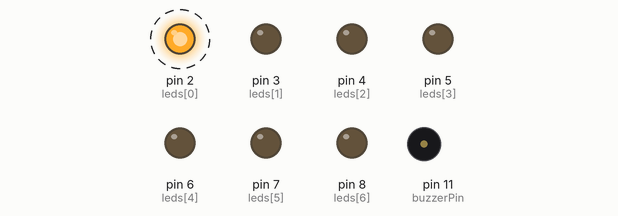
This sketch was run on a simulated Arduino Uno, built with avr-gcc and run on an emulated ATmega328P. On the bench: output pins drawn as LEDs (lit = HIGH), buzzer (waves = sounding, pin HIGH). Dashed ring = blinking.

Above: at 0.2 s.
Timing chart, 0 to 3.0 s (numbered marks = the images above):
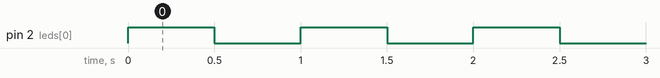

The sketch:

embedded_lab.ino
```cpp
// SkillNexis Week 1: select one lab mode (1-5) before uploading.
#define LAB_MODE 1
const byte buttonPin = 10, buzzerPin = 11;
const byte leds[] = {2,3,4,5,6,7,8};
const byte ledCount = sizeof(leds) / sizeof(leds[0]);

bool stableButton = HIGH, lastReading = HIGH;
unsigned long changedAt = 0;
const unsigned long debounceMs = 35;
bool ledState = false;

bool pressed() {
  bool reading = digitalRead(buttonPin);
  if (reading != lastReading) changedAt = millis();
  if (millis() - changedAt >= debounceMs && reading != stableButton) {
    stableButton = reading;
    if (stableButton == LOW) { lastReading = reading; return true; }
  }
  lastReading = reading;
  return false;
}
void allOff() { for (byte p : leds) digitalWrite(p, LOW); }
void setup() {
  for (byte p : leds) pinMode(p, OUTPUT);
  pinMode(buttonPin, INPUT_PULLUP); pinMode(buzzerPin, OUTPUT);
  Serial.begin(9600); randomSeed(analogRead(A0));
}
void loop() {
#if LAB_MODE == 1
  // Basic LED blink.
  digitalWrite(leds[0], HIGH); delay(500); digitalWrite(leds[0], LOW); delay(500);
#elif LAB_MODE == 2
  // Debounced button toggles an LED without blocking delays.
  if (pressed()) ledState = !ledState;
  digitalWrite(leds[0], ledState);
#elif LAB_MODE == 3
  // 8-bit pattern, shown on seven physical LEDs (bit 7 is printed to Serial).
  static byte value = 0; static unsigned long tick = 0;
  if (millis() - tick >= 250) {
    tick = millis(); value++;
    for (byte i=0; i<ledCount; i++) digitalWrite(leds[i], (value >> i) & 1);
    Serial.println(value, BIN);
  }
#elif LAB_MODE == 4
  // Simple timed traffic light: red, red+amber, green, amber.
  static byte phase=0; static unsigned long phaseAt=0;
  const unsigned long durations[] = {4000,1000,4000,1000};
  if (millis()-phaseAt >= durations[phase]) { phase=(phase+1)%4; phaseAt=millis(); }
  allOff();
  if (phase==0) digitalWrite(leds[0], HIGH);
  if (phase==1) { digitalWrite(leds[0], HIGH); digitalWrite(leds[1], HIGH); }
  if (phase==2) digitalWrite(leds[2], HIGH);
  if (phase==3) digitalWrite(leds[1], HIGH);
#elif LAB_MODE == 5
  // Dice pattern: seven LEDs form a pip grid; press to roll.
  if (pressed()) {
    byte face = random(1,7); allOff();
    const byte faces[6][7] = {
      {0,0,0,1,0,0,0}, {1,0,0,0,0,0,1}, {1,0,0,1,0,0,1},
      {1,0,1,0,1,0,1}, {1,0,1,1,1,0,1}, {1,1,1,0,1,1,1}
    };
    for (byte i=0;i<7;i++) digitalWrite(leds[i], faces[face-1][i]);
    tone(buzzerPin, 880, 80); Serial.print("Dice: "); Serial.println(face);
  }
#endif
}
```

Measured:
- by itself, pin 2 (leds[0]): alternates HIGH for 0.50 s and LOW for 0.50 s
